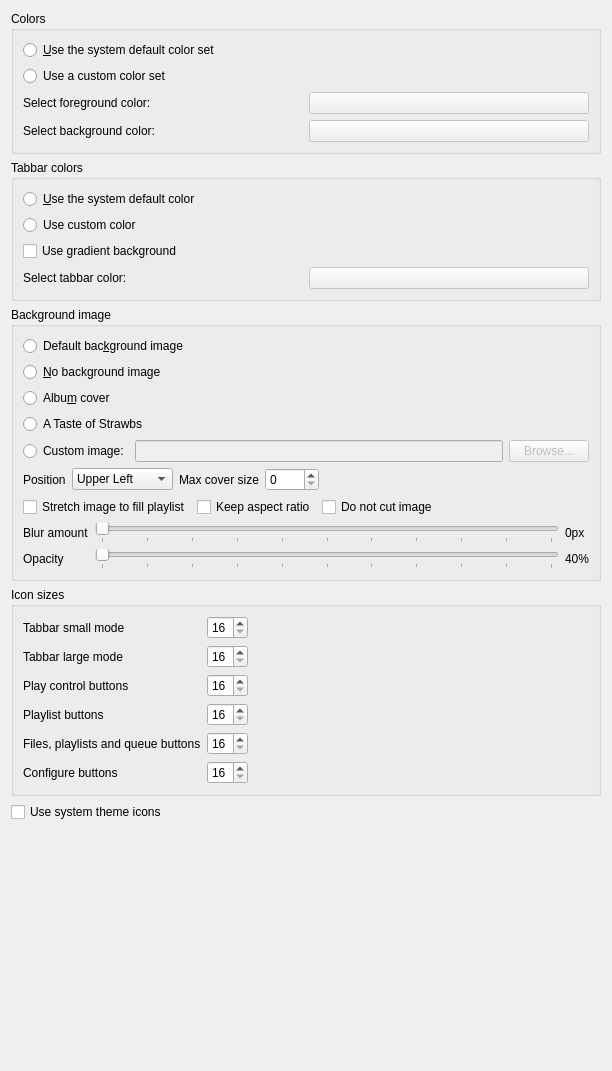
<?xml version="1.0" encoding="UTF-8"?>
<ui version="4.0">
 <class>AppearanceSettingsPage</class>
 <widget class="QWidget" name="AppearanceSettingsPage">
  <property name="geometry">
   <rect>
    <x>0</x>
    <y>0</y>
    <width>612</width>
    <height>1071</height>
   </rect>
  </property>
  <property name="windowTitle">
   <string>Appearance</string>
  </property>
  <layout class="QVBoxLayout" name="layout_appearancesettingspage">
   <item>
    <widget class="QGroupBox" name="groupbox_colors">
     <property name="title">
      <string>Colors</string>
     </property>
     <layout class="QVBoxLayout" name="layout_colors">
      <item>
       <widget class="QRadioButton" name="use_system_color_set">
        <property name="text">
         <string>&amp;Use the system default color set</string>
        </property>
       </widget>
      </item>
      <item>
       <widget class="QRadioButton" name="use_a_custom_color_set">
        <property name="text">
         <string>Use a custom color set</string>
        </property>
       </widget>
      </item>
      <item>
       <layout class="QHBoxLayout" name="layout_foreground_color">
        <item>
         <widget class="QLabel" name="select_foreground_color_label">
          <property name="enabled">
           <bool>true</bool>
          </property>
          <property name="text">
           <string>Select foreground color:</string>
          </property>
         </widget>
        </item>
        <item>
         <widget class="QPushButton" name="select_foreground_color">
          <property name="enabled">
           <bool>false</bool>
          </property>
          <property name="text">
           <string/>
          </property>
         </widget>
        </item>
       </layout>
      </item>
      <item>
       <layout class="QHBoxLayout" name="layout_background_color">
        <item>
         <widget class="QLabel" name="select_background_color_label">
          <property name="enabled">
           <bool>true</bool>
          </property>
          <property name="text">
           <string>Select background color:</string>
          </property>
         </widget>
        </item>
        <item>
         <widget class="QPushButton" name="select_background_color">
          <property name="enabled">
           <bool>false</bool>
          </property>
          <property name="text">
           <string/>
          </property>
         </widget>
        </item>
       </layout>
      </item>
     </layout>
    </widget>
   </item>
   <item>
    <widget class="QGroupBox" name="groupbox_tabbar_colors">
     <property name="title">
      <string>Tabbar colors</string>
     </property>
     <layout class="QVBoxLayout" name="layout_tabbar_colors">
      <item>
       <widget class="QRadioButton" name="tabbar_system_color">
        <property name="text">
         <string>&amp;Use the system default color</string>
        </property>
       </widget>
      </item>
      <item>
       <widget class="QRadioButton" name="tabbar_custom_color">
        <property name="text">
         <string>Use custom color</string>
        </property>
       </widget>
      </item>
      <item>
       <widget class="QCheckBox" name="tabbar_gradient">
        <property name="text">
         <string>Use gradient background</string>
        </property>
       </widget>
      </item>
      <item>
       <layout class="QHBoxLayout" name="layout_tabbar_color">
        <item>
         <widget class="QLabel" name="label_tabbar_color">
          <property name="enabled">
           <bool>true</bool>
          </property>
          <property name="text">
           <string>Select tabbar color:</string>
          </property>
         </widget>
        </item>
        <item>
         <widget class="QPushButton" name="select_tabbar_color">
          <property name="enabled">
           <bool>false</bool>
          </property>
          <property name="text">
           <string/>
          </property>
         </widget>
        </item>
       </layout>
      </item>
     </layout>
    </widget>
   </item>
   <item>
    <widget class="QGroupBox" name="groupbox_background_image">
     <property name="title">
      <string>Background image</string>
     </property>
     <layout class="QVBoxLayout" name="layout_background_image">
      <item>
       <widget class="QRadioButton" name="use_default_background">
        <property name="text">
         <string>Default bac&amp;kground image</string>
        </property>
       </widget>
      </item>
      <item>
       <widget class="QRadioButton" name="use_no_background">
        <property name="text">
         <string>&amp;No background image</string>
        </property>
       </widget>
      </item>
      <item>
       <widget class="QRadioButton" name="use_album_cover_background">
        <property name="toolTip">
         <string>The album cover of the currently playing song</string>
        </property>
        <property name="text">
         <string>Albu&amp;m cover</string>
        </property>
       </widget>
      </item>
      <item>
       <widget class="QRadioButton" name="use_strawbs_background">
        <property name="text">
         <string>A Taste of Strawbs</string>
        </property>
       </widget>
      </item>
      <item>
       <layout class="QHBoxLayout" name="layout_custom_image">
        <item>
         <widget class="QRadioButton" name="use_custom_background_image">
          <property name="text">
           <string>Custom image:</string>
          </property>
         </widget>
        </item>
        <item>
         <widget class="QLineEdit" name="background_image_filename">
          <property name="enabled">
           <bool>false</bool>
          </property>
         </widget>
        </item>
        <item>
         <widget class="QPushButton" name="select_background_image_filename_button">
          <property name="enabled">
           <bool>false</bool>
          </property>
          <property name="text">
           <string>Browse...</string>
          </property>
         </widget>
        </item>
       </layout>
      </item>
      <item>
       <widget class="QWidget" name="widget_custom_background_image_options" native="true">
        <layout class="QVBoxLayout" name="layout_custom_background_image_options">
         <property name="leftMargin">
          <number>0</number>
         </property>
         <property name="topMargin">
          <number>0</number>
         </property>
         <property name="rightMargin">
          <number>0</number>
         </property>
         <property name="bottomMargin">
          <number>0</number>
         </property>
         <item>
          <widget class="QWidget" name="widget_custom_position" native="true">
           <layout class="QHBoxLayout" name="layout_custom_position">
            <property name="leftMargin">
             <number>0</number>
            </property>
            <property name="topMargin">
             <number>0</number>
            </property>
            <property name="rightMargin">
             <number>0</number>
            </property>
            <property name="bottomMargin">
             <number>0</number>
            </property>
            <item>
             <widget class="QLabel" name="label_position">
              <property name="text">
               <string>Position</string>
              </property>
             </widget>
            </item>
            <item>
             <widget class="QComboBox" name="combobox_backgroundimageposition">
              <item>
               <property name="text">
                <string>Upper Left</string>
               </property>
              </item>
              <item>
               <property name="text">
                <string>Upper Right</string>
               </property>
              </item>
              <item>
               <property name="text">
                <string>Middle</string>
               </property>
              </item>
              <item>
               <property name="text">
                <string>Bottom Left</string>
               </property>
              </item>
              <item>
               <property name="text">
                <string>Bottom Right</string>
               </property>
              </item>
             </widget>
            </item>
            <item>
             <widget class="QLabel" name="label">
              <property name="text">
               <string>Max cover size</string>
              </property>
             </widget>
            </item>
            <item>
             <widget class="QSpinBox" name="spinbox_background_image_maxsize">
              <property name="maximum">
               <number>9000</number>
              </property>
             </widget>
            </item>
            <item>
             <spacer name="spacer_position">
              <property name="orientation">
               <enum>Qt::Horizontal</enum>
              </property>
              <property name="sizeHint" stdset="0">
               <size>
                <width>40</width>
                <height>20</height>
               </size>
              </property>
             </spacer>
            </item>
           </layout>
          </widget>
         </item>
         <item>
          <widget class="QWidget" name="widget_background_image_stretch" native="true">
           <layout class="QHBoxLayout" name="layout_background_image_stretch">
            <property name="leftMargin">
             <number>0</number>
            </property>
            <property name="topMargin">
             <number>0</number>
            </property>
            <property name="rightMargin">
             <number>0</number>
            </property>
            <property name="bottomMargin">
             <number>0</number>
            </property>
            <item>
             <widget class="QCheckBox" name="checkbox_background_image_stretch">
              <property name="text">
               <string>Stretch image to fill playlist</string>
              </property>
             </widget>
            </item>
            <item>
             <widget class="QCheckBox" name="checkbox_background_image_keep_aspect_ratio">
              <property name="text">
               <string>Keep aspect ratio</string>
              </property>
             </widget>
            </item>
            <item>
             <widget class="QCheckBox" name="checkbox_background_image_do_not_cut">
              <property name="text">
               <string>Do not cut image</string>
              </property>
             </widget>
            </item>
            <item>
             <spacer name="spacer_background_image_stretch">
              <property name="orientation">
               <enum>Qt::Horizontal</enum>
              </property>
              <property name="sizeHint" stdset="0">
               <size>
                <width>40</width>
                <height>20</height>
               </size>
              </property>
             </spacer>
            </item>
           </layout>
          </widget>
         </item>
         <item>
          <layout class="QGridLayout" name="layout_blur_opacity">
           <item row="0" column="0">
            <widget class="QLabel" name="select_background_blur_label">
             <property name="enabled">
              <bool>true</bool>
             </property>
             <property name="text">
              <string>Blur amount</string>
             </property>
            </widget>
           </item>
           <item row="0" column="1">
            <widget class="QSlider" name="blur_slider">
             <property name="minimum">
              <number>0</number>
             </property>
             <property name="maximum">
              <number>10</number>
             </property>
             <property name="orientation">
              <enum>Qt::Horizontal</enum>
             </property>
             <property name="tickPosition">
              <enum>QSlider::TicksBelow</enum>
             </property>
             <property name="tickInterval">
              <number>1</number>
             </property>
            </widget>
           </item>
           <item row="0" column="2">
            <widget class="QLabel" name="background_blur_radius_label">
             <property name="enabled">
              <bool>true</bool>
             </property>
             <property name="text">
              <string>0px</string>
             </property>
            </widget>
           </item>
           <item row="1" column="0">
            <widget class="QLabel" name="select_opacity_level_label">
             <property name="text">
              <string>Opacity</string>
             </property>
            </widget>
           </item>
           <item row="1" column="1">
            <widget class="QSlider" name="opacity_slider">
             <property name="maximum">
              <number>100</number>
             </property>
             <property name="singleStep">
              <number>10</number>
             </property>
             <property name="orientation">
              <enum>Qt::Horizontal</enum>
             </property>
             <property name="tickPosition">
              <enum>QSlider::TicksBelow</enum>
             </property>
             <property name="tickInterval">
              <number>10</number>
             </property>
            </widget>
           </item>
           <item row="1" column="2">
            <widget class="QLabel" name="background_opacity_label">
             <property name="text">
              <string>40%</string>
             </property>
            </widget>
           </item>
          </layout>
         </item>
        </layout>
       </widget>
      </item>
     </layout>
    </widget>
   </item>
   <item>
    <widget class="QGroupBox" name="groupbox_icon_sizes">
     <property name="title">
      <string>Icon sizes</string>
     </property>
     <layout class="QHBoxLayout" name="layout_groupbox_icon_sizes">
      <item>
       <layout class="QGridLayout" name="layout_icon_sizes">
        <item row="3" column="0">
         <widget class="QLabel" name="label_icon_size_playlist_buttons">
          <property name="text">
           <string>Playlist buttons</string>
          </property>
         </widget>
        </item>
        <item row="1" column="0">
         <widget class="QLabel" name="label_icon_size_tabbar_large_mode">
          <property name="text">
           <string>Tabbar large mode</string>
          </property>
         </widget>
        </item>
        <item row="2" column="0">
         <widget class="QLabel" name="label_icon_size_play_control_buttons">
          <property name="text">
           <string>Play control buttons</string>
          </property>
         </widget>
        </item>
        <item row="2" column="1">
         <widget class="QSpinBox" name="spinbox_icon_size_play_control_buttons">
          <property name="minimum">
           <number>16</number>
          </property>
          <property name="maximum">
           <number>64</number>
          </property>
         </widget>
        </item>
        <item row="4" column="1">
         <widget class="QSpinBox" name="spinbox_icon_size_left_panel_buttons">
          <property name="minimum">
           <number>16</number>
          </property>
          <property name="maximum">
           <number>64</number>
          </property>
         </widget>
        </item>
        <item row="5" column="0">
         <widget class="QLabel" name="label_icon_size_configure_buttons">
          <property name="text">
           <string>Configure buttons</string>
          </property>
         </widget>
        </item>
        <item row="3" column="1">
         <widget class="QSpinBox" name="spinbox_icon_size_playlist_buttons">
          <property name="minimum">
           <number>16</number>
          </property>
          <property name="maximum">
           <number>64</number>
          </property>
         </widget>
        </item>
        <item row="5" column="1">
         <widget class="QSpinBox" name="spinbox_icon_size_configure_buttons">
          <property name="minimum">
           <number>16</number>
          </property>
          <property name="maximum">
           <number>64</number>
          </property>
         </widget>
        </item>
        <item row="4" column="0">
         <widget class="QLabel" name="label_icon_size_left_panel_buttons">
          <property name="text">
           <string>Files, playlists and queue buttons</string>
          </property>
         </widget>
        </item>
        <item row="1" column="1">
         <widget class="QSpinBox" name="spinbox_icon_size_tabbar_large_mode">
          <property name="minimum">
           <number>16</number>
          </property>
          <property name="maximum">
           <number>64</number>
          </property>
         </widget>
        </item>
        <item row="0" column="0">
         <widget class="QLabel" name="label_icon_size_tabbar_small_mode">
          <property name="text">
           <string>Tabbar small mode</string>
          </property>
         </widget>
        </item>
        <item row="0" column="1">
         <widget class="QSpinBox" name="spinbox_icon_size_tabbar_small_mode">
          <property name="minimum">
           <number>16</number>
          </property>
          <property name="maximum">
           <number>64</number>
          </property>
         </widget>
        </item>
       </layout>
      </item>
      <item>
       <spacer name="spacer_icon_sizes">
        <property name="orientation">
         <enum>Qt::Horizontal</enum>
        </property>
        <property name="sizeHint" stdset="0">
         <size>
          <width>40</width>
          <height>20</height>
         </size>
        </property>
       </spacer>
      </item>
     </layout>
    </widget>
   </item>
   <item>
    <widget class="QCheckBox" name="checkbox_system_icons">
     <property name="text">
      <string>Use system theme icons</string>
     </property>
    </widget>
   </item>
   <item>
    <spacer name="spacer_bottom">
     <property name="orientation">
      <enum>Qt::Vertical</enum>
     </property>
     <property name="sizeHint" stdset="0">
      <size>
       <width>20</width>
       <height>40</height>
      </size>
     </property>
    </spacer>
   </item>
  </layout>
 </widget>
 <tabstops>
  <tabstop>use_system_color_set</tabstop>
  <tabstop>use_a_custom_color_set</tabstop>
  <tabstop>select_foreground_color</tabstop>
  <tabstop>select_background_color</tabstop>
  <tabstop>tabbar_system_color</tabstop>
  <tabstop>tabbar_custom_color</tabstop>
  <tabstop>tabbar_gradient</tabstop>
  <tabstop>select_tabbar_color</tabstop>
  <tabstop>use_default_background</tabstop>
  <tabstop>use_no_background</tabstop>
  <tabstop>use_album_cover_background</tabstop>
  <tabstop>use_strawbs_background</tabstop>
  <tabstop>use_custom_background_image</tabstop>
  <tabstop>background_image_filename</tabstop>
  <tabstop>select_background_image_filename_button</tabstop>
  <tabstop>combobox_backgroundimageposition</tabstop>
  <tabstop>spinbox_background_image_maxsize</tabstop>
  <tabstop>checkbox_background_image_stretch</tabstop>
  <tabstop>checkbox_background_image_keep_aspect_ratio</tabstop>
  <tabstop>checkbox_background_image_do_not_cut</tabstop>
  <tabstop>blur_slider</tabstop>
  <tabstop>opacity_slider</tabstop>
  <tabstop>spinbox_icon_size_tabbar_small_mode</tabstop>
  <tabstop>spinbox_icon_size_tabbar_large_mode</tabstop>
  <tabstop>spinbox_icon_size_play_control_buttons</tabstop>
  <tabstop>spinbox_icon_size_playlist_buttons</tabstop>
  <tabstop>spinbox_icon_size_left_panel_buttons</tabstop>
  <tabstop>spinbox_icon_size_configure_buttons</tabstop>
  <tabstop>checkbox_system_icons</tabstop>
 </tabstops>
 <resources/>
 <connections>
  <connection>
   <sender>use_a_custom_color_set</sender>
   <signal>toggled(bool)</signal>
   <receiver>select_background_color</receiver>
   <slot>setEnabled(bool)</slot>
   <hints>
    <hint type="sourcelabel">
     <x>301</x>
     <y>72</y>
    </hint>
    <hint type="destinationlabel">
     <x>440</x>
     <y>139</y>
    </hint>
   </hints>
  </connection>
  <connection>
   <sender>use_a_custom_color_set</sender>
   <signal>toggled(bool)</signal>
   <receiver>select_foreground_color</receiver>
   <slot>setEnabled(bool)</slot>
   <hints>
    <hint type="sourcelabel">
     <x>301</x>
     <y>72</y>
    </hint>
    <hint type="destinationlabel">
     <x>440</x>
     <y>104</y>
    </hint>
   </hints>
  </connection>
 </connections>
</ui>
